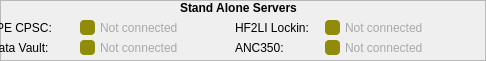
   <widget class="QFrame" name="standaloneFrame">
    <property name="geometry">
     <rect>
      <x>5</x>
      <y>80</y>
      <width>486</width>
      <height>61</height>
     </rect>
    </property>
    <property name="styleSheet">
     <string notr="true">#standaloneFrame{
border: 1px solid rgb(168,168,168);
border-radius: 5px
}</string>
    </property>
    <property name="frameShape">
     <enum>QFrame::StyledPanel</enum>
    </property>
    <property name="frameShadow">
     <enum>QFrame::Raised</enum>
    </property>
    <widget class="QLabel" name="label">
     <property name="geometry">
      <rect>
       <x>180</x>
       <y>0</y>
       <width>131</width>
       <height>16</height>
      </rect>
     </property>
     <property name="font">
      <font>
       <pointsize>9</pointsize>
       <weight>75</weight>
       <bold>true</bold>
      </font>
     </property>
     <property name="text">
      <string>Stand Alone Servers</string>
     </property>
    </widget>
    <widget class="QLabel" name="label_CPSC_status">
     <property name="geometry">
      <rect>
       <x>100</x>
       <y>20</y>
       <width>121</width>
       <height>15</height>
      </rect>
     </property>
     <property name="styleSheet">
      <string notr="true">#label_CPSC_status{
color:rgb(168,168,168);
qproperty-alignment: 'AlignVCenter | AlignCenter';
}</string>
     </property>
     <property name="text">
      <string>Not connected</string>
     </property>
    </widget>
    <widget class="QLabel" name="label_CSPC">
     <property name="geometry">
      <rect>
       <x>-10</x>
       <y>20</y>
       <width>80</width>
       <height>15</height>
      </rect>
     </property>
     <property name="styleSheet">
      <string notr="true">#label_HF2LI{
color:rgb(168,168,168);
qproperty-alignment: 'AlignVCenter | AlignRight';
}</string>
     </property>
     <property name="text">
      <string>JPE CPSC:</string>
     </property>
    </widget>
    <widget class="QLabel" name="label_HF2LI">
     <property name="geometry">
      <rect>
       <x>235</x>
       <y>20</y>
       <width>80</width>
       <height>15</height>
      </rect>
     </property>
     <property name="styleSheet">
      <string notr="true"/>
     </property>
     <property name="text">
      <string>HF2LI Lockin:</string>
     </property>
    </widget>
    <widget class="QPushButton" name="push_HF2LI">
     <property name="geometry">
      <rect>
       <x>325</x>
       <y>20</y>
       <width>15</width>
       <height>15</height>
      </rect>
     </property>
     <property name="styleSheet">
      <string notr="true">#push_HF2LI{
background:rgb(144, 140, 9);
border-radius: 4px;
}</string>
     </property>
     <property name="text">
      <string/>
     </property>
    </widget>
    <widget class="QLabel" name="label_HF2LI_status">
     <property name="geometry">
      <rect>
       <x>345</x>
       <y>20</y>
       <width>121</width>
       <height>15</height>
      </rect>
     </property>
     <property name="styleSheet">
      <string notr="true">#label_HF2LI_status{
color:rgb(168,168,168);
qproperty-alignment: 'AlignVCenter | AlignCenter';
}</string>
     </property>
     <property name="text">
      <string>Not connected</string>
     </property>
    </widget>
    <widget class="QPushButton" name="push_CPSC">
     <property name="geometry">
      <rect>
       <x>80</x>
       <y>20</y>
       <width>15</width>
       <height>15</height>
      </rect>
     </property>
     <property name="styleSheet">
      <string notr="true">#push_CPSC{
background:rgb(144, 140, 9);
border-radius: 4px;
}</string>
     </property>
     <property name="text">
      <string/>
     </property>
    </widget>
    <widget class="QPushButton" name="push_DataVault">
     <property name="geometry">
      <rect>
       <x>80</x>
       <y>40</y>
       <width>15</width>
       <height>15</height>
      </rect>
     </property>
     <property name="styleSheet">
      <string notr="true">#push_DataVault{
background: rgb(144, 140, 9);
 border-radius: 4px;
}</string>
     </property>
     <property name="text">
      <string/>
     </property>
    </widget>
    <widget class="QLabel" name="label_DataVault_status">
     <property name="geometry">
      <rect>
       <x>100</x>
       <y>40</y>
       <width>121</width>
       <height>15</height>
      </rect>
     </property>
     <property name="styleSheet">
      <string notr="true">#label_DataVault_status{
color:rgb(168,168,168);
qproperty-alignment: 'AlignVCenter | AlignCenter';
}</string>
     </property>
     <property name="text">
      <string>Not connected</string>
     </property>
    </widget>
    <widget class="QLabel" name="label_DataVault">
     <property name="geometry">
      <rect>
       <x>-10</x>
       <y>40</y>
       <width>80</width>
       <height>15</height>
      </rect>
     </property>
     <property name="styleSheet">
      <string notr="true"/>
     </property>
     <property name="text">
      <string>Data Vault:</string>
     </property>
    </widget>
    <widget class="QLabel" name="label_ANC350">
     <property name="geometry">
      <rect>
       <x>235</x>
       <y>40</y>
       <width>80</width>
       <height>15</height>
      </rect>
     </property>
     <property name="styleSheet">
      <string notr="true"/>
     </property>
     <property name="text">
      <string>ANC350:</string>
     </property>
    </widget>
    <widget class="QPushButton" name="push_ANC350">
     <property name="geometry">
      <rect>
       <x>325</x>
       <y>40</y>
       <width>15</width>
       <height>15</height>
      </rect>
     </property>
     <property name="styleSheet">
      <string notr="true">#push_ANC350{
background:rgb(144, 140, 9);
border-radius: 4px;
}</string>
     </property>
     <property name="text">
      <string/>
     </property>
    </widget>
    <widget class="QLabel" name="label_ANC350_status">
     <property name="geometry">
      <rect>
       <x>345</x>
       <y>40</y>
       <width>121</width>
       <height>15</height>
      </rect>
     </property>
     <property name="styleSheet">
      <string notr="true">#label_ANC350_status{
color:rgb(168,168,168);
qproperty-alignment: 'AlignVCenter | AlignCenter';
}</string>
     </property>
     <property name="text">
      <string>Not connected</string>
     </property>
    </widget>
   </widget>
